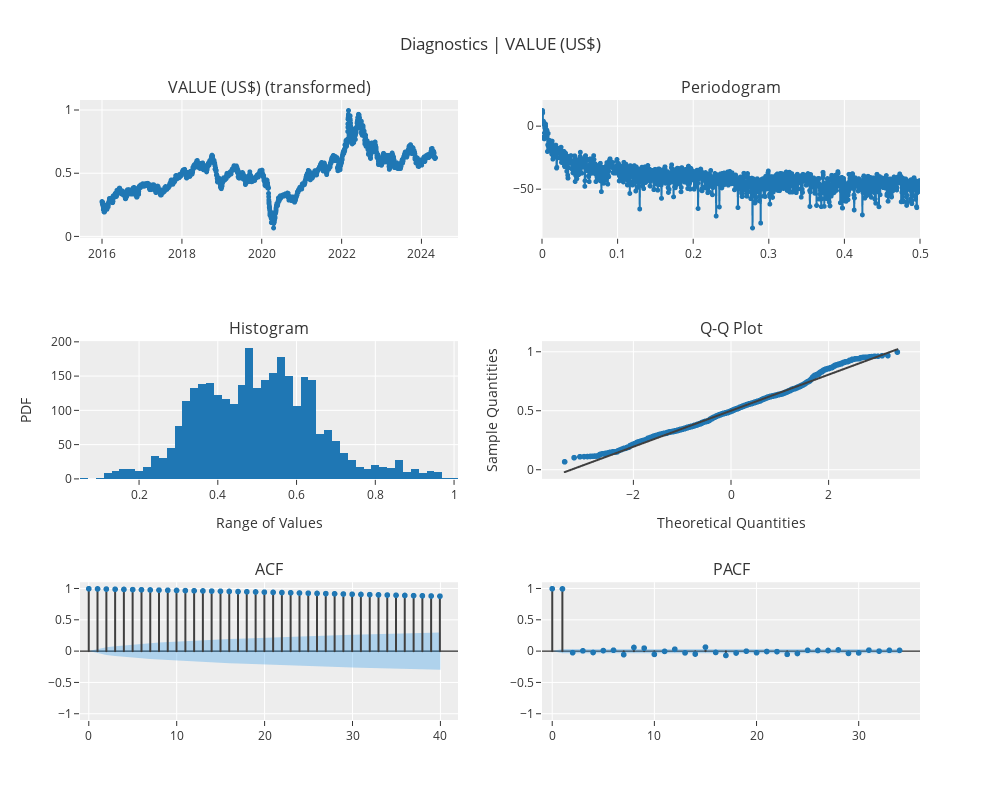

Here is the notebook cell this chart was saved with:
### Code cell
experiment_uni.plot_model(plot="diagnostics", fig_kwargs={"height": 800, "width": 1000})

### Figure 1 — Plotly figure (JSON) as saved in the notebook; plotly's stock layout.template omitted (floating-point values rounded to 4 significant figures; data arrays with more than 128 entries replaced by an {"elided": "..."} marker saying what was removed)
{"data": [{"line": {"color": "rgb(31, 119, 180)", "width": 2}, "marker": {"color": "rgb(31, 119, 180)", "size": 5}, "mode": "lines+markers", "name": "VALUE (US$) (transformed)", "showlegend": false, "type": "scattergl", "x": {"elided": "3056 str values"}, "xaxis": "x", "y": {"elided": "3056 float values"}, "yaxis": "y"}, {"hoverinfo": "text", "hovertext": {"elided": "1528 str values"}, "line": {"color": "#1f77b4", "width": 2}, "marker": {"size": 5}, "mode": "lines+markers", "name": "VALUE (US$) (transformed)", "showlegend": false, "type": "scattergl", "x": {"elided": "1528 float values"}, "xaxis": "x2", "y": {"elided": "1528 float values"}, "yaxis": "y2"}, {"alignmentgroup": "True", "bingroup": "x", "hovertemplate": "variable=VALUE (US$) (transformed)<br>value=%{x}<br>count=%{y}<extra></extra>", "legendgroup": "VALUE (US$) (transformed)", "marker": {"color": "#1f77b4", "pattern": {"shape": ""}}, "name": "VALUE (US$) (transformed)", "offsetgroup": "VALUE (US$) (transformed)", "orientation": "v", "showlegend": false, "type": "histogram", "x": {"elided": "3056 float values"}, "xaxis": "x3", "yaxis": "y3"}, {"marker": {"color": "#1f77b4"}, "mode": "markers", "name": "VALUE (US$) (transformed)", "showlegend": false, "type": "scattergl", "x": {"elided": "3056 float values"}, "xaxis": "x4", "y": {"elided": "3056 float values"}, "yaxis": "y4"}, {"line": {"color": "#3f3f3f"}, "mode": "lines", "name": "VALUE (US$) (transformed)", "showlegend": false, "type": "scattergl", "x": {"elided": "3056 float values"}, "xaxis": "x4", "y": {"elided": "3056 float values"}, "yaxis": "y4"}, {"line": {"color": "#3f3f3f"}, "mode": "lines", "name": "ACF", "showlegend": false, "type": "scattergl", "x": [0, 0], "xaxis": "x5", "y": [0, 1], "yaxis": "y5"}, {"line": {"color": "#3f3f3f"}, "mode": "lines", "name": "ACF", "showlegend": false, "type": "scattergl", "x": [1, 1], "xaxis": "x5", "y": [0, 0.9973], "yaxis": "y5"}, {"line": {"color": "#3f3f3f"}, "mode": "lines", "name": "ACF", "showlegend": false, "type": "scattergl", "x": [2, 2], "xaxis": "x5", "y": [0, 0.9945], "yaxis": "y5"}, {"line": {"color": "#3f3f3f"}, "mode": "lines", "name": "ACF", "showlegend": false, "type": "scattergl", "x": [3, 3], "xaxis": "x5", "y": [0, 0.9917], "yaxis": "y5"}, {"line": {"color": "#3f3f3f"}, "mode": "lines", "name": "ACF", "showlegend": false, "type": "scattergl", "x": [4, 4], "xaxis": "x5", "y": [0, 0.9889], "yaxis": "y5"}, {"line": {"color": "#3f3f3f"}, "mode": "lines", "name": "ACF", "showlegend": false, "type": "scattergl", "x": [5, 5], "xaxis": "x5", "y": [0, 0.9861], "yaxis": "y5"}, {"line": {"color": "#3f3f3f"}, "mode": "lines", "name": "ACF", "showlegend": false, "type": "scattergl", "x": [6, 6], "xaxis": "x5", "y": [0, 0.9834], "yaxis": "y5"}, {"line": {"color": "#3f3f3f"}, "mode": "lines", "name": "ACF", "showlegend": false, "type": "scattergl", "x": [7, 7], "xaxis": "x5", "y": [0, 0.9804], "yaxis": "y5"}, {"line": {"color": "#3f3f3f"}, "mode": "lines", "name": "ACF", "showlegend": false, "type": "scattergl", "x": [8, 8], "xaxis": "x5", "y": [0, 0.9778], "yaxis": "y5"}, {"line": {"color": "#3f3f3f"}, "mode": "lines", "name": "ACF", "showlegend": false, "type": "scattergl", "x": [9, 9], "xaxis": "x5", "y": [0, 0.9754], "yaxis": "y5"}, {"line": {"color": "#3f3f3f"}, "mode": "lines", "name": "ACF", "showlegend": false, "type": "scattergl", "x": [10, 10], "xaxis": "x5", "y": [0, 0.9727], "yaxis": "y5"}, {"line": {"color": "#3f3f3f"}, "mode": "lines", "name": "ACF", "showlegend": false, "type": "scattergl", "x": [11, 11], "xaxis": "x5", "y": [0, 0.9701], "yaxis": "y5"}, {"line": {"color": "#3f3f3f"}, "mode": "lines", "name": "ACF", "showlegend": false, "type": "scattergl", "x": [12, 12], "xaxis": "x5", "y": [0, 0.9676], "yaxis": "y5"}, {"line": {"color": "#3f3f3f"}, "mode": "lines", "name": "ACF", "showlegend": false, "type": "scattergl", "x": [13, 13], "xaxis": "x5", "y": [0, 0.965], "yaxis": "y5"}, {"line": {"color": "#3f3f3f"}, "mode": "lines", "name": "ACF", "showlegend": false, "type": "scattergl", "x": [14, 14], "xaxis": "x5", "y": [0, 0.9622], "yaxis": "y5"}, {"line": {"color": "#3f3f3f"}, "mode": "lines", "name": "ACF", "showlegend": false, "type": "scattergl", "x": [15, 15], "xaxis": "x5", "y": [0, 0.9597], "yaxis": "y5"}, {"line": {"color": "#3f3f3f"}, "mode": "lines", "name": "ACF", "showlegend": false, "type": "scattergl", "x": [16, 16], "xaxis": "x5", "y": [0, 0.9572], "yaxis": "y5"}, {"line": {"color": "#3f3f3f"}, "mode": "lines", "name": "ACF", "showlegend": false, "type": "scattergl", "x": [17, 17], "xaxis": "x5", "y": [0, 0.9543], "yaxis": "y5"}, {"line": {"color": "#3f3f3f"}, "mode": "lines", "name": "ACF", "showlegend": false, "type": "scattergl", "x": [18, 18], "xaxis": "x5", "y": [0, 0.9513], "yaxis": "y5"}, {"line": {"color": "#3f3f3f"}, "mode": "lines", "name": "ACF", "showlegend": false, "type": "scattergl", "x": [19, 19], "xaxis": "x5", "y": [0, 0.9483], "yaxis": "y5"}, {"line": {"color": "#3f3f3f"}, "mode": "lines", "name": "ACF", "showlegend": false, "type": "scattergl", "x": [20, 20], "xaxis": "x5", "y": [0, 0.9451], "yaxis": "y5"}, {"line": {"color": "#3f3f3f"}, "mode": "lines", "name": "ACF", "showlegend": false, "type": "scattergl", "x": [21, 21], "xaxis": "x5", "y": [0, 0.942], "yaxis": "y5"}, {"line": {"color": "#3f3f3f"}, "mode": "lines", "name": "ACF", "showlegend": false, "type": "scattergl", "x": [22, 22], "xaxis": "x5", "y": [0, 0.9389], "yaxis": "y5"}, {"line": {"color": "#3f3f3f"}, "mode": "lines", "name": "ACF", "showlegend": false, "type": "scattergl", "x": [23, 23], "xaxis": "x5", "y": [0, 0.9355], "yaxis": "y5"}, {"line": {"color": "#3f3f3f"}, "mode": "lines", "name": "ACF", "showlegend": false, "type": "scattergl", "x": [24, 24], "xaxis": "x5", "y": [0, 0.932], "yaxis": "y5"}, {"line": {"color": "#3f3f3f"}, "mode": "lines", "name": "ACF", "showlegend": false, "type": "scattergl", "x": [25, 25], "xaxis": "x5", "y": [0, 0.9286], "yaxis": "y5"}, {"line": {"color": "#3f3f3f"}, "mode": "lines", "name": "ACF", "showlegend": false, "type": "scattergl", "x": [26, 26], "xaxis": "x5", "y": [0, 0.9252], "yaxis": "y5"}, {"line": {"color": "#3f3f3f"}, "mode": "lines", "name": "ACF", "showlegend": false, "type": "scattergl", "x": [27, 27], "xaxis": "x5", "y": [0, 0.9219], "yaxis": "y5"}, {"line": {"color": "#3f3f3f"}, "mode": "lines", "name": "ACF", "showlegend": false, "type": "scattergl", "x": [28, 28], "xaxis": "x5", "y": [0, 0.9188], "yaxis": "y5"}, {"line": {"color": "#3f3f3f"}, "mode": "lines", "name": "ACF", "showlegend": false, "type": "scattergl", "x": [29, 29], "xaxis": "x5", "y": [0, 0.9154], "yaxis": "y5"}, {"line": {"color": "#3f3f3f"}, "mode": "lines", "name": "ACF", "showlegend": false, "type": "scattergl", "x": [30, 30], "xaxis": "x5", "y": [0, 0.9119], "yaxis": "y5"}, {"line": {"color": "#3f3f3f"}, "mode": "lines", "name": "ACF", "showlegend": false, "type": "scattergl", "x": [31, 31], "xaxis": "x5", "y": [0, 0.9087], "yaxis": "y5"}, {"line": {"color": "#3f3f3f"}, "mode": "lines", "name": "ACF", "showlegend": false, "type": "scattergl", "x": [32, 32], "xaxis": "x5", "y": [0, 0.9053], "yaxis": "y5"}, {"line": {"color": "#3f3f3f"}, "mode": "lines", "name": "ACF", "showlegend": false, "type": "scattergl", "x": [33, 33], "xaxis": "x5", "y": [0, 0.9021], "yaxis": "y5"}, {"line": {"color": "#3f3f3f"}, "mode": "lines", "name": "ACF", "showlegend": false, "type": "scattergl", "x": [34, 34], "xaxis": "x5", "y": [0, 0.8989], "yaxis": "y5"}, {"line": {"color": "#3f3f3f"}, "mode": "lines", "name": "ACF", "showlegend": false, "type": "scattergl", "x": [35, 35], "xaxis": "x5", "y": [0, 0.8957], "yaxis": "y5"}, {"line": {"color": "#3f3f3f"}, "mode": "lines", "name": "ACF", "showlegend": false, "type": "scattergl", "x": [36, 36], "xaxis": "x5", "y": [0, 0.8927], "yaxis": "y5"}, {"line": {"color": "#3f3f3f"}, "mode": "lines", "name": "ACF", "showlegend": false, "type": "scattergl", "x": [37, 37], "xaxis": "x5", "y": [0, 0.8897], "yaxis": "y5"}, {"line": {"color": "#3f3f3f"}, "mode": "lines", "name": "ACF", "showlegend": false, "type": "scattergl", "x": [38, 38], "xaxis": "x5", "y": [0, 0.8868], "yaxis": "y5"}, {"line": {"color": "#3f3f3f"}, "mode": "lines", "name": "ACF", "showlegend": false, "type": "scattergl", "x": [39, 39], "xaxis": "x5", "y": [0, 0.8838], "yaxis": "y5"}, {"line": {"color": "#3f3f3f"}, "mode": "lines", "name": "ACF", "showlegend": false, "type": "scattergl", "x": [40, 40], "xaxis": "x5", "y": [0, 0.8808], "yaxis": "y5"}, {"marker": {"color": "#1f77b4", "size": 6}, "mode": "markers", "name": "ACF", "showlegend": false, "type": "scattergl", "x": [0, 1, 2, 3, 4, 5, 6, 7, 8, 9, 10, 11, 12, 13, 14, 15, 16, 17, 18, 19, 20, 21, 22, 23, 24, 25, 26, 27, 28, 29, 30, 31, 32, 33, 34, 35, 36, 37, 38, 39, 40], "xaxis": "x5", "y": [1, 0.9973, 0.9945, 0.9917, 0.9889, 0.9861, 0.9834, 0.9804, 0.9778, 0.9754, 0.9727, 0.9701, 0.9676, 0.965, 0.9622, 0.9597, 0.9572, 0.9543, 0.9513, 0.9483, 0.9451, 0.942, 0.9389, 0.9355, 0.932, 0.9286, 0.9252, 0.9219, 0.9188, 0.9154, 0.9119, 0.9087, 0.9053, 0.9021, 0.8989, 0.8957, 0.8927, 0.8897, 0.8868, 0.8838, 0.8808], "yaxis": "y5"}, {"line": {"color": "rgba(255,255,255,0)"}, "mode": "lines", "name": "UC", "showlegend": false, "type": "scatter", "x": [0, 1, 2, 3, 4, 5, 6, 7, 8, 9, 10, 11, 12, 13, 14, 15, 16, 17, 18, 19, 20, 21, 22, 23, 24, 25, 26, 27, 28, 29, 30, 31, 32, 33, 34, 35, 36, 37, 38, 39, 40], "xaxis": "x5", "y": [0, 0.03545, 0.0613, 0.07902, 0.09336, 0.1057, 0.1167, 0.1267, 0.1359, 0.1445, 0.1525, 0.1601, 0.1674, 0.1742, 0.1808, 0.1872, 0.1933, 0.1991, 0.2048, 0.2103, 0.2156, 0.2207, 0.2257, 0.2306, 0.2353, 0.2399, 0.2444, 0.2487, 0.253, 0.2572, 0.2612, 0.2652, 0.2691, 0.2729, 0.2766, 0.2803, 0.2838, 0.2873, 0.2908, 0.2942, 0.2975], "yaxis": "y5"}, {"fill": "tonexty", "fillcolor": "rgba(32, 146, 230,0.3)", "line": {"color": "rgba(255,255,255,0)"}, "mode": "lines", "name": "LC", "showlegend": false, "type": "scatter", "x": [0, 1, 2, 3, 4, 5, 6, 7, 8, 9, 10, 11, 12, 13, 14, 15, 16, 17, 18, 19, 20, 21, 22, 23, 24, 25, 26, 27, 28, 29, 30, 31, 32, 33, 34, 35, 36, 37, 38, 39, 40], "xaxis": "x5", "y": [0, -0.03545, -0.0613, -0.07902, -0.09336, -0.1057, -0.1167, -0.1267, -0.1359, -0.1445, -0.1525, -0.1601, -0.1674, -0.1742, -0.1808, -0.1872, -0.1933, -0.1991, -0.2048, -0.2103, -0.2156, -0.2207, -0.2257, -0.2306, -0.2353, -0.2399, -0.2444, -0.2487, -0.253, -0.2572, -0.2612, -0.2652, -0.2691, -0.2729, -0.2766, -0.2803, -0.2838, -0.2873, -0.2908, -0.2942, -0.2975], "yaxis": "y5"}, {"line": {"color": "#3f3f3f"}, "mode": "lines", "name": "PACF", "showlegend": false, "type": "scattergl", "x": [0, 0], "xaxis": "x6", "y": [0, 1], "yaxis": "y6"}, {"line": {"color": "#3f3f3f"}, "mode": "lines", "name": "PACF", "showlegend": false, "type": "scattergl", "x": [1, 1], "xaxis": "x6", "y": [0, 0.9976], "yaxis": "y6"}, {"line": {"color": "#3f3f3f"}, "mode": "lines", "name": "PACF", "showlegend": false, "type": "scattergl", "x": [2, 2], "xaxis": "x6", "y": [0, -0.02313], "yaxis": "y6"}, {"line": {"color": "#3f3f3f"}, "mode": "lines", "name": "PACF", "showlegend": false, "type": "scattergl", "x": [3, 3], "xaxis": "x6", "y": [0, 0.006829], "yaxis": "y6"}, {"line": {"color": "#3f3f3f"}, "mode": "lines", "name": "PACF", "showlegend": false, "type": "scattergl", "x": [4, 4], "xaxis": "x6", "y": [0, -0.02002], "yaxis": "y6"}, {"line": {"color": "#3f3f3f"}, "mode": "lines", "name": "PACF", "showlegend": false, "type": "scattergl", "x": [5, 5], "xaxis": "x6", "y": [0, 0.01048], "yaxis": "y6"}, {"line": {"color": "#3f3f3f"}, "mode": "lines", "name": "PACF", "showlegend": false, "type": "scattergl", "x": [6, 6], "xaxis": "x6", "y": [0, 0.01672], "yaxis": "y6"}, {"line": {"color": "#3f3f3f"}, "mode": "lines", "name": "PACF", "showlegend": false, "type": "scattergl", "x": [7, 7], "xaxis": "x6", "y": [0, -0.0544], "yaxis": "y6"}, {"line": {"color": "#3f3f3f"}, "mode": "lines", "name": "PACF", "showlegend": false, "type": "scattergl", "x": [8, 8], "xaxis": "x6", "y": [0, 0.06038], "yaxis": "y6"}, {"line": {"color": "#3f3f3f"}, "mode": "lines", "name": "PACF", "showlegend": false, "type": "scattergl", "x": [9, 9], "xaxis": "x6", "y": [0, 0.05016], "yaxis": "y6"}, {"line": {"color": "#3f3f3f"}, "mode": "lines", "name": "PACF", "showlegend": false, "type": "scattergl", "x": [10, 10], "xaxis": "x6", "y": [0, -0.05024], "yaxis": "y6"}, {"line": {"color": "#3f3f3f"}, "mode": "lines", "name": "PACF", "showlegend": false, "type": "scattergl", "x": [11, 11], "xaxis": "x6", "y": [0, -0.001878], "yaxis": "y6"}, {"line": {"color": "#3f3f3f"}, "mode": "lines", "name": "PACF", "showlegend": false, "type": "scattergl", "x": [12, 12], "xaxis": "x6", "y": [0, 0.03256], "yaxis": "y6"}, {"line": {"color": "#3f3f3f"}, "mode": "lines", "name": "PACF", "showlegend": false, "type": "scattergl", "x": [13, 13], "xaxis": "x6", "y": [0, -0.02577], "yaxis": "y6"}, {"line": {"color": "#3f3f3f"}, "mode": "lines", "name": "PACF", "showlegend": false, "type": "scattergl", "x": [14, 14], "xaxis": "x6", "y": [0, -0.04503], "yaxis": "y6"}, {"line": {"color": "#3f3f3f"}, "mode": "lines", "name": "PACF", "showlegend": false, "type": "scattergl", "x": [15, 15], "xaxis": "x6", "y": [0, 0.06594], "yaxis": "y6"}, {"line": {"color": "#3f3f3f"}, "mode": "lines", "name": "PACF", "showlegend": false, "type": "scattergl", "x": [16, 16], "xaxis": "x6", "y": [0, -0.01911], "yaxis": "y6"}, {"line": {"color": "#3f3f3f"}, "mode": "lines", "name": "PACF", "showlegend": false, "type": "scattergl", "x": [17, 17], "xaxis": "x6", "y": [0, -0.0673], "yaxis": "y6"}, {"line": {"color": "#3f3f3f"}, "mode": "lines", "name": "PACF", "showlegend": false, "type": "scattergl", "x": [18, 18], "xaxis": "x6", "y": [0, -0.02822], "yaxis": "y6"}, {"line": {"color": "#3f3f3f"}, "mode": "lines", "name": "PACF", "showlegend": false, "type": "scattergl", "x": [19, 19], "xaxis": "x6", "y": [0, 0.0008419], "yaxis": "y6"}, {"line": {"color": "#3f3f3f"}, "mode": "lines", "name": "PACF", "showlegend": false, "type": "scattergl", "x": [20, 20], "xaxis": "x6", "y": [0, -0.02339], "yaxis": "y6"}, {"line": {"color": "#3f3f3f"}, "mode": "lines", "name": "PACF", "showlegend": false, "type": "scattergl", "x": [21, 21], "xaxis": "x6", "y": [0, -0.003884], "yaxis": "y6"}, {"line": {"color": "#3f3f3f"}, "mode": "lines", "name": "PACF", "showlegend": false, "type": "scattergl", "x": [22, 22], "xaxis": "x6", "y": [0, -0.006076], "yaxis": "y6"}, {"line": {"color": "#3f3f3f"}, "mode": "lines", "name": "PACF", "showlegend": false, "type": "scattergl", "x": [23, 23], "xaxis": "x6", "y": [0, -0.04963], "yaxis": "y6"}, {"line": {"color": "#3f3f3f"}, "mode": "lines", "name": "PACF", "showlegend": false, "type": "scattergl", "x": [24, 24], "xaxis": "x6", "y": [0, -0.03571], "yaxis": "y6"}, {"line": {"color": "#3f3f3f"}, "mode": "lines", "name": "PACF", "showlegend": false, "type": "scattergl", "x": [25, 25], "xaxis": "x6", "y": [0, 0.01459], "yaxis": "y6"}, {"line": {"color": "#3f3f3f"}, "mode": "lines", "name": "PACF", "showlegend": false, "type": "scattergl", "x": [26, 26], "xaxis": "x6", "y": [0, 0.01239], "yaxis": "y6"}, {"line": {"color": "#3f3f3f"}, "mode": "lines", "name": "PACF", "showlegend": false, "type": "scattergl", "x": [27, 27], "xaxis": "x6", "y": [0, 0.0122], "yaxis": "y6"}, {"line": {"color": "#3f3f3f"}, "mode": "lines", "name": "PACF", "showlegend": false, "type": "scattergl", "x": [28, 28], "xaxis": "x6", "y": [0, 0.02032], "yaxis": "y6"}, {"line": {"color": "#3f3f3f"}, "mode": "lines", "name": "PACF", "showlegend": false, "type": "scattergl", "x": [29, 29], "xaxis": "x6", "y": [0, -0.03452], "yaxis": "y6"}, {"line": {"color": "#3f3f3f"}, "mode": "lines", "name": "PACF", "showlegend": false, "type": "scattergl", "x": [30, 30], "xaxis": "x6", "y": [0, -0.02691], "yaxis": "y6"}, {"line": {"color": "#3f3f3f"}, "mode": "lines", "name": "PACF", "showlegend": false, "type": "scattergl", "x": [31, 31], "xaxis": "x6", "y": [0, 0.01775], "yaxis": "y6"}, {"line": {"color": "#3f3f3f"}, "mode": "lines", "name": "PACF", "showlegend": false, "type": "scattergl", "x": [32, 32], "xaxis": "x6", "y": [0, 0.001766], "yaxis": "y6"}, {"line": {"color": "#3f3f3f"}, "mode": "lines", "name": "PACF", "showlegend": false, "type": "scattergl", "x": [33, 33], "xaxis": "x6", "y": [0, 0.01512], "yaxis": "y6"}, {"line": {"color": "#3f3f3f"}, "mode": "lines", "name": "PACF", "showlegend": false, "type": "scattergl", "x": [34, 34], "xaxis": "x6", "y": [0, 0.01411], "yaxis": "y6"}, {"marker": {"color": "#1f77b4", "size": 6}, "mode": "markers", "name": "PACF", "showlegend": false, "type": "scattergl", "x": [0, 1, 2, 3, 4, 5, 6, 7, 8, 9, 10, 11, 12, 13, 14, 15, 16, 17, 18, 19, 20, 21, 22, 23, 24, 25, 26, 27, 28, 29, 30, 31, 32, 33, 34], "xaxis": "x6", "y": [1, 0.9976, -0.02313, 0.006829, -0.02002, 0.01048, 0.01672, -0.0544, 0.06038, 0.05016, -0.05024, -0.001878, 0.03256, -0.02577, -0.04503, 0.06594, -0.01911, -0.0673, -0.02822, 0.0008419, -0.02339, -0.003884, -0.006076, -0.04963, -0.03571, 0.01459, 0.01239, 0.0122, 0.02032, -0.03452, -0.02691, 0.01775, 0.001766, 0.01512, 0.01411], "yaxis": "y6"}, {"line": {"color": "rgba(255,255,255,0)"}, "mode": "lines", "name": "UC", "showlegend": false, "type": "scatter", "x": [0, 1, 2, 3, 4, 5, 6, 7, 8, 9, 10, 11, 12, 13, 14, 15, 16, 17, 18, 19, 20, 21, 22, 23, 24, 25, 26, 27, 28, 29, 30, 31, 32, 33, 34], "xaxis": "x6", "y": [0, 0.03545, 0.03545, 0.03545, 0.03545, 0.03545, 0.03545, 0.03545, 0.03545, 0.03545, 0.03545, 0.03545, 0.03545, 0.03545, 0.03545, 0.03545, 0.03545, 0.03545, 0.03545, 0.03545, 0.03545, 0.03545, 0.03545, 0.03545, 0.03545, 0.03545, 0.03545, 0.03545, 0.03545, 0.03545, 0.03545, 0.03545, 0.03545, 0.03545, 0.03545], "yaxis": "y6"}, {"fill": "tonexty", "fillcolor": "rgba(32, 146, 230,0.3)", "line": {"color": "rgba(255,255,255,0)"}, "mode": "lines", "name": "LC", "showlegend": false, "type": "scatter", "x": [0, 1, 2, 3, 4, 5, 6, 7, 8, 9, 10, 11, 12, 13, 14, 15, 16, 17, 18, 19, 20, 21, 22, 23, 24, 25, 26, 27, 28, 29, 30, 31, 32, 33, 34], "xaxis": "x6", "y": [0, -0.03545, -0.03545, -0.03545, -0.03545, -0.03545, -0.03545, -0.03545, -0.03545, -0.03545, -0.03545, -0.03545, -0.03545, -0.03545, -0.03545, -0.03545, -0.03545, -0.03545, -0.03545, -0.03545, -0.03545, -0.03545, -0.03545, -0.03545, -0.03545, -0.03545, -0.03545, -0.03545, -0.03545, -0.03545, -0.03545, -0.03545, -0.03545, -0.03545, -0.03545], "yaxis": "y6"}], "layout": {"annotations": [{"font": {"size": 16}, "showarrow": false, "text": "VALUE (US$) (transformed)", "x": 0.225, "xanchor": "center", "xref": "paper", "y": 1, "yanchor": "bottom", "yref": "paper"}, {"font": {"size": 16}, "showarrow": false, "text": "Periodogram", "x": 0.775, "xanchor": "center", "xref": "paper", "y": 1, "yanchor": "bottom", "yref": "paper"}, {"font": {"size": 16}, "showarrow": false, "text": "Histogram", "x": 0.225, "xanchor": "center", "xref": "paper", "y": 0.6111, "yanchor": "bottom", "yref": "paper"}, {"font": {"size": 16}, "showarrow": false, "text": "Q-Q Plot", "x": 0.775, "xanchor": "center", "xref": "paper", "y": 0.6111, "yanchor": "bottom", "yref": "paper"}, {"font": {"size": 16}, "showarrow": false, "text": "ACF", "x": 0.225, "xanchor": "center", "xref": "paper", "y": 0.2222, "yanchor": "bottom", "yref": "paper"}, {"font": {"size": 16}, "showarrow": false, "text": "PACF", "x": 0.775, "xanchor": "center", "xref": "paper", "y": 0.2222, "yanchor": "bottom", "yref": "paper"}], "autosize": false, "height": 800, "showlegend": false, "title": {"text": "Diagnostics | VALUE (US$)"}, "width": 1000, "xaxis": {"anchor": "y", "domain": [0, 0.45]}, "xaxis2": {"anchor": "y2", "domain": [0.55, 1], "range": [0, 0.5]}, "xaxis3": {"anchor": "y3", "domain": [0, 0.45], "title": {"text": "Range of Values"}}, "xaxis4": {"anchor": "y4", "domain": [0.55, 1], "title": {"text": "Theoretical Quantities"}}, "xaxis5": {"anchor": "y5", "domain": [0, 0.45], "range": [-1, 42]}, "xaxis6": {"anchor": "y6", "domain": [0.55, 1], "range": [-1, 36]}, "yaxis": {"anchor": "x", "domain": [0.7778, 1]}, "yaxis2": {"anchor": "x2", "domain": [0.7778, 1]}, "yaxis3": {"anchor": "x3", "domain": [0.3889, 0.6111], "title": {"text": "PDF"}}, "yaxis4": {"anchor": "x4", "domain": [0.3889, 0.6111], "title": {"text": "Sample Quantities"}}, "yaxis5": {"anchor": "x5", "domain": [0, 0.2222], "range": [-1.1, 1.1], "zerolinecolor": "#000000"}, "yaxis6": {"anchor": "x6", "domain": [0, 0.2222], "range": [-1.1, 1.1], "zerolinecolor": "#000000"}}}
